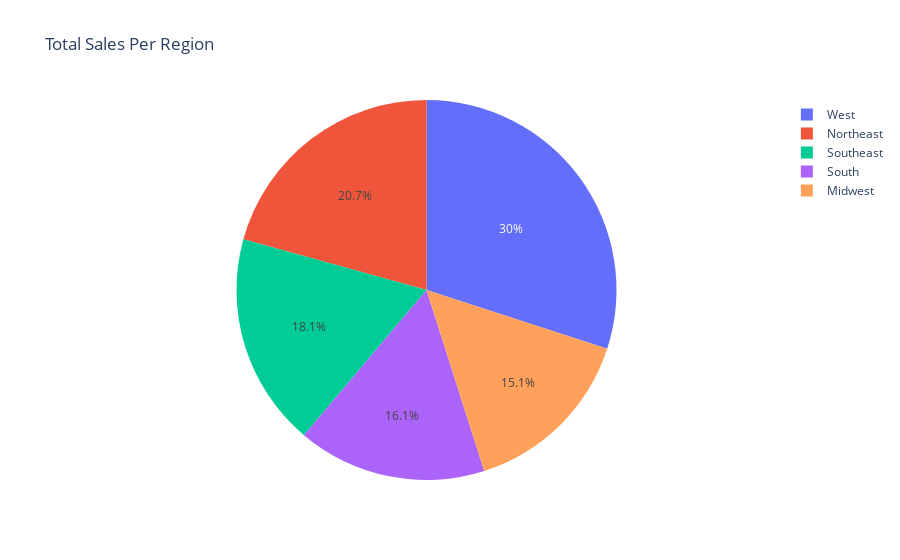

This figure's notebook cell:
### Code cell
px.pie(data_frame=df,names='Region',values='Total Sales',title='Total Sales Per Region')

### Figure 1 — Plotly figure (JSON) as saved in the notebook; plotly's stock layout.template omitted (floating-point values rounded to 4 significant figures; data arrays with more than 128 entries replaced by an {"elided": "..."} marker saying what was removed)
{"data": [{"domain": {"x": [0, 1], "y": [0, 1]}, "hovertemplate": "Region=%{label}<br>Total Sales=%{value}<extra></extra>", "labels": {"elided": "9648 str values"}, "legendgroup": "", "name": "", "showlegend": true, "type": "pie", "values": {"elided": "9648 int values"}}], "layout": {"legend": {"tracegroupgap": 0}, "title": {"text": "Total Sales Per Region"}}}
